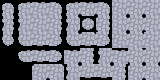

Tiled map render using the project's own tile images. Description and the whole map definition, tile-layer contents included, below:
An orthogonal 20x10 tile map with 8x8 px tiles, 1 tile layer (Tile Layer 1).

<map version="1.10" tiledversion="1.11.2" orientation="orthogonal" renderorder="right-down" width="20" height="10" tilewidth="8" tileheight="8" infinite="0" nextlayerid="2" nextobjectid="1">
 <properties>
  <property name="Type" value="Subresource" />
 </properties>
 <tileset firstgid="1" name="path_light" tilewidth="8" tileheight="8" tilecount="48" columns="6">
  <image source="path_light.png" width="48" height="64" />
 </tileset>
 <layer id="1" name="Tile Layer 1" width="20" height="10">
  <data encoding="csv">
13,18,13,14,15,16,17,18,13,14,15,16,17,18,27,28,27,28,27,28,
19,24,19,20,21,22,23,24,19,12,11,12,11,24,33,12,11,12,11,34,
25,30,25,26,27,28,29,30,25,6,1,2,5,30,33,6,5,6,5,28,
31,36,31,32,33,34,35,36,31,12,7,8,11,36,33,12,11,12,11,34,
37,42,37,38,39,40,41,42,37,6,5,6,41,42,27,6,5,6,41,28,
43,48,43,44,45,46,47,48,43,44,45,46,47,48,33,34,33,34,33,34,
0,0,13,14,15,16,17,18,15,16,27,30,25,28,15,16,27,6,5,28,
0,0,43,44,45,46,47,48,33,12,11,36,31,12,11,34,11,12,11,12,
0,0,0,0,5,28,27,6,25,6,5,28,27,6,5,30,5,6,5,6,
0,0,0,0,33,12,11,34,31,34,45,46,45,46,33,36,33,12,11,34
</data>
 </layer>
</map>
